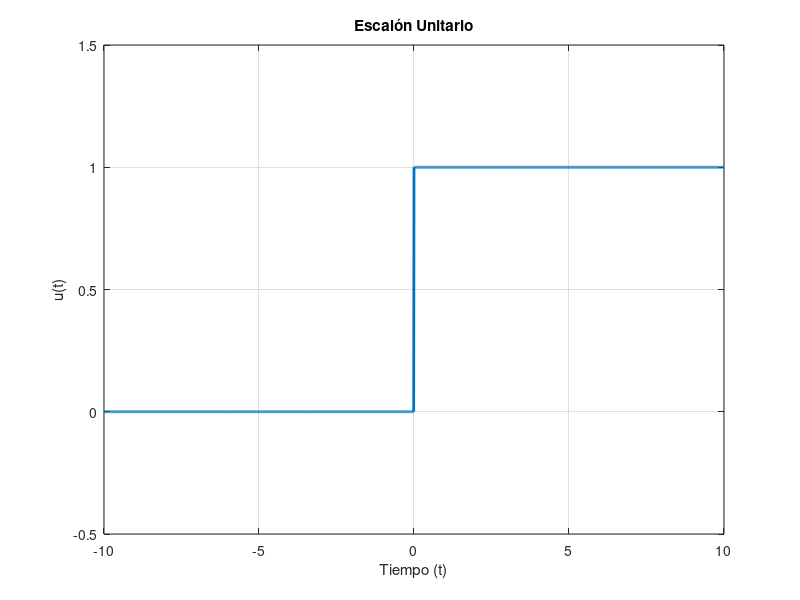

The MATLAB script that drew this image:
% escalon_unitario.m
% Este programa grafica el escalón unitario.

% Definir el rango de tiempo
t = -10:0.01:10;

% Definir el escalón unitario
u = t >= 0;

% Graficar el escalón unitario
figure;
plot(t, u, 'LineWidth', 2);
grid on;
xlabel('Tiempo (t)');
ylabel('u(t)');
title('Escalón Unitario');
xlim([-10 10]);
ylim([-0.5 1.5]);